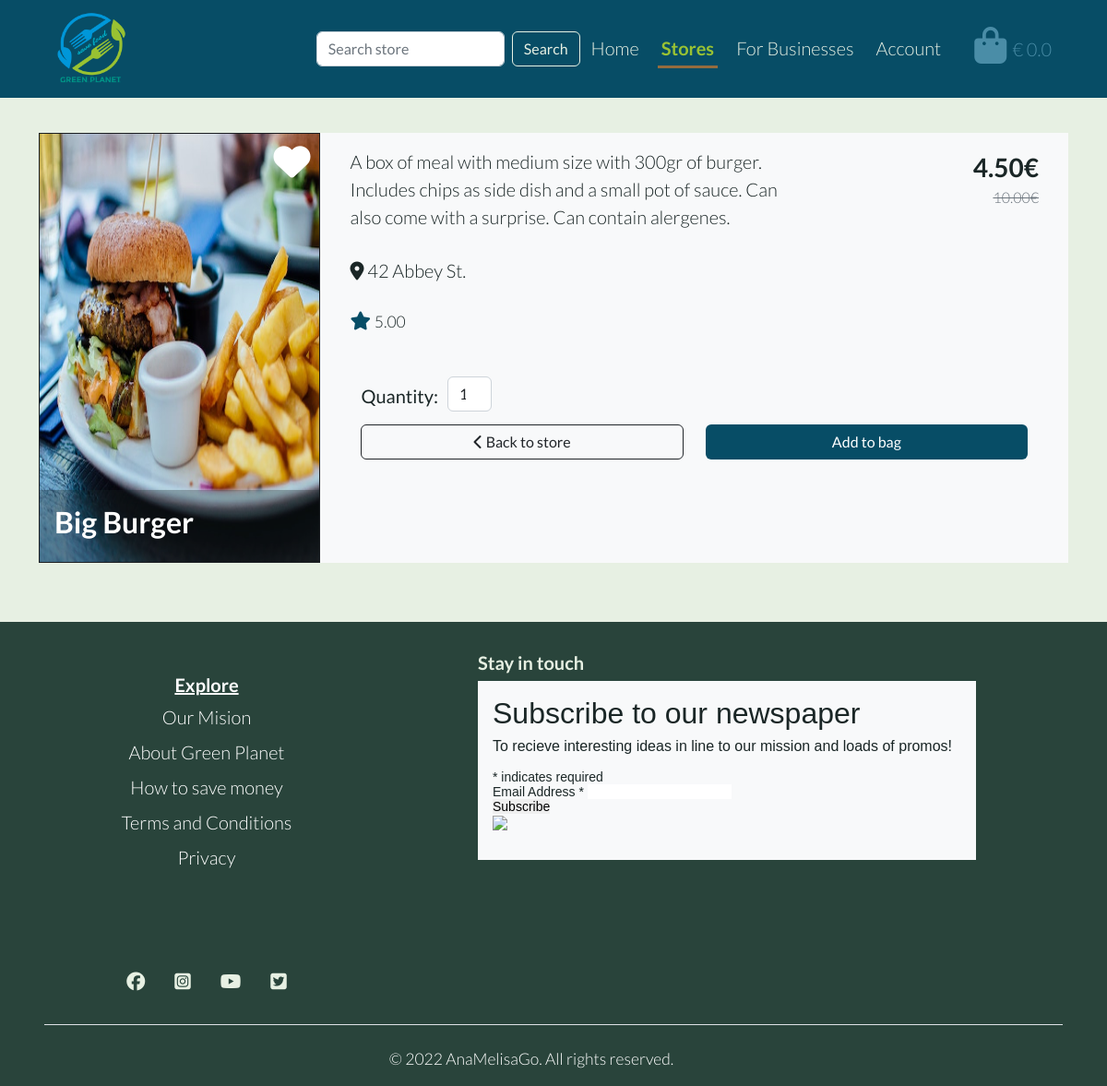
The page /stores/detail_store/1/ on the database as committed earlier.
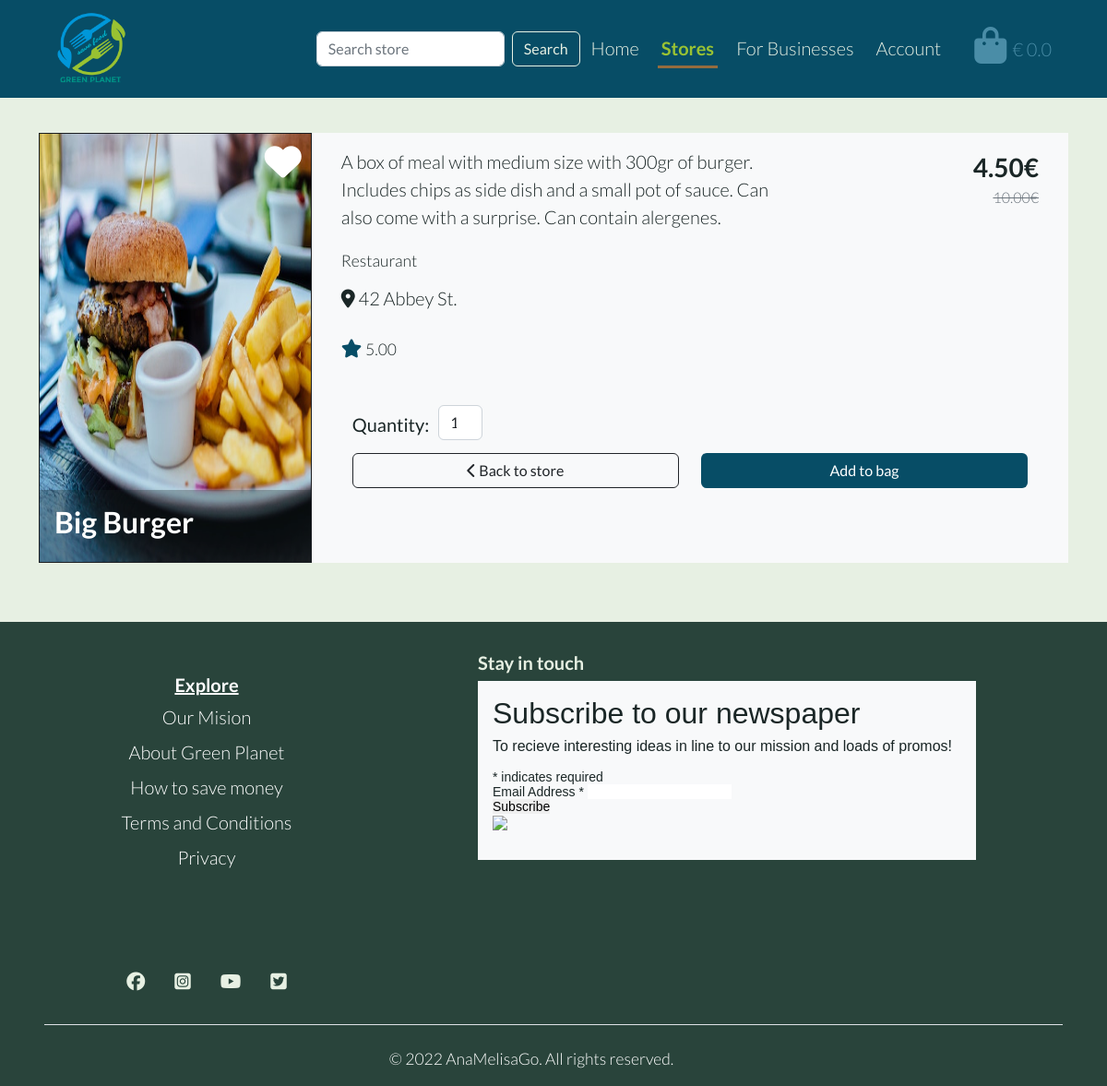
The same page on the database as committed later.
### store/models.py (models this page shows, shortened)
class Store(models.Model):
    business_type = models.ForeignKey(
        'BusinessType', null=True, blank=True, on_delete=models.SET_NULL
    )
    store_name = models.CharField(max_length=255)
    details = models.TextField()
    address = models.CharField(max_length=255)
    original_price = models.DecimalField(max_digits=4, decimal_places=2)
    price = models.DecimalField(max_digits=4, decimal_places=2)
    rating = models.DecimalField(
        max_digits=4, decimal_places=2, null=True, blank=True
    )
    favourites = models.ManyToManyField(
        User, related_name='favourite', default=None, blank=True
    )
    image = models.ImageField(null=True, blank=True)
    def __str__(self):
        return self.store_name

class BusinessType(models.Model):
    name = models.CharField(max_length=255)
    friendly_name = models.CharField(max_length=255, null=True, blank=True)

### store/views.py (the view)
def store_detail(request, store_id):
    store = get_object_or_404(Store, pk=store_id)
    context = {
        'stores': 'active',
        'store': store,
    }
    return render(request, 'stores/store_detail.html', context)

### bag/contexts.py (called while the page is built, shortened)
def bag_contents(request):
    bag_items = []
    grand_total = 0
    bag = request.session.get('bag', {})
    context = {
        'bag_items': bag_items,
        'grand_total': grand_total,
    }
    return context

### store/templates/stores/store_detail.html (shortened to what this page needs)
{% extends "base.html" %}
{% load static %}
{% block content %}
<div class="container py-3 mb-5 d-lg-flex justify-content-center">
    <div class="card text-bg-dark rounded-0">
        <a class="hvr-icon-grow" href="#">
            <i class="fas fa-heart add-favourite fs-1 text-white hvr-icon"></i>
        </a>
        {% if store.image %}
        <a href="{{ store.image.url }}" target="_blank">
            <img src="{{ store.image.url }}" class="image-detail" alt="{{ store.store_name }}">
        </a>
        {% else %}
        <a href="{{ MEDIA_URL }}no-image.jpg" target="_blank">
            <img src="{{ MEDIA_URL }}no-image.jpg" class="image-detail" alt="{{ store.store_name }}">
        </a>
        {% endif %}
        <div class="card-image-overlay">
            <h2 class="card-title fw-bold">{{ store.store_name }}</h2>
        </div>
    </div>
    <div class="bg-light px-lg-3">
        <div class="row p-3">
            <div class="col-md-8 col-12 mb-1">
                <div class="row">
                    <div class="col-12">
                        <p>{{ store.details }}</p>
                    </div>
                    <div class="col-12">
                        <small>{{ store.business_type.friendly_name }}</small>
                    </div>
                </div>
            </div>
            <div class="col-md-4 col-12">
                <div class="row">
                    <div class="col-12">
                        <p class="fw-bold text-md-end mb-0 fs-3">{{ store.price }}€</p>
                    </div>
                    <div class="col-12">
                        <p class="text-decoration-line-through text-md-end text-muted fs-6">{{ store.original_price }}€</p>
                    </div>
                </div>
            </div>
            <div class="row">
                <div class="col-12 my-2">
                    <p><i class="fas fa-map-marker-alt"></i> {{ store.address }}</p>
                </div>
                <div class="col-12">
                    <p><i class="fas fa-star text-dark-ocean"></i> <small>{{ store.rating }}</small></p>
                </div>
            </div>
        </div>
        <form action="{% url 'add_item' store.id %}" method="POST">
            <div class="row pb-3 mx-3 mt-lg-1">
                <div class="col-12 d-flex">
                    <p class="mt-3"><strong>Quantity:</strong></p>
                    <div class="form-group w-50">
                        <div class="input-group">
                            <input class="form-control quantity-input" type="number" name="quantity" value="1"
                                data-item_id="{{ store.id }}" id="id_qty_{{ store.id }}">
                        </div>
                    </div>
                </div>
                <div class="d-grid col-6 mx-auto">
                    <a href="{% url 'all_stores' %}" class="btn btn-outline-dark">
                        <span><i class="fas fa-chevron-left"></i></span>
                        <span>Back to store</span>
                    </a>
                </div>
                <div class="d-grid col-6 mx-auto">
                    <input type="submit" class="btn btn-dark-ocean" value="Add to bag">
                </div>
            </div>
        </form>
    </div>
</div>
{% endblock %}

Rows that differ between the two databases and show on the page:
changed Store "Big Burger": business_type.friendly_name (not shown) → "Restaurant"
